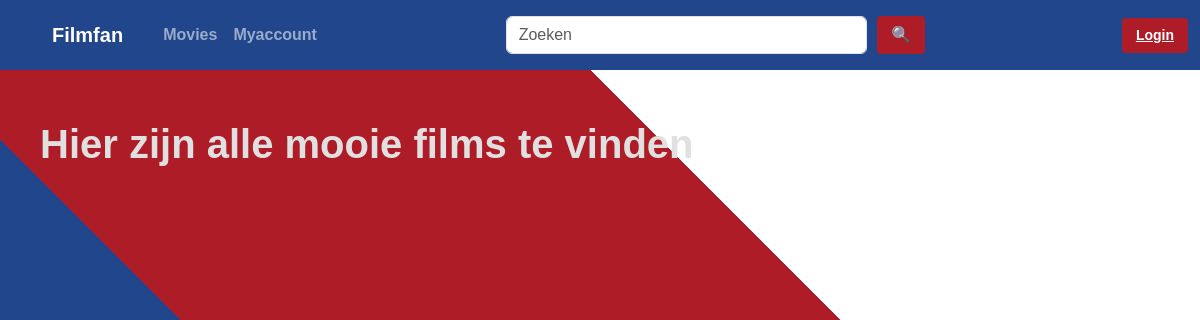
The page /movies on the database as committed earlier.
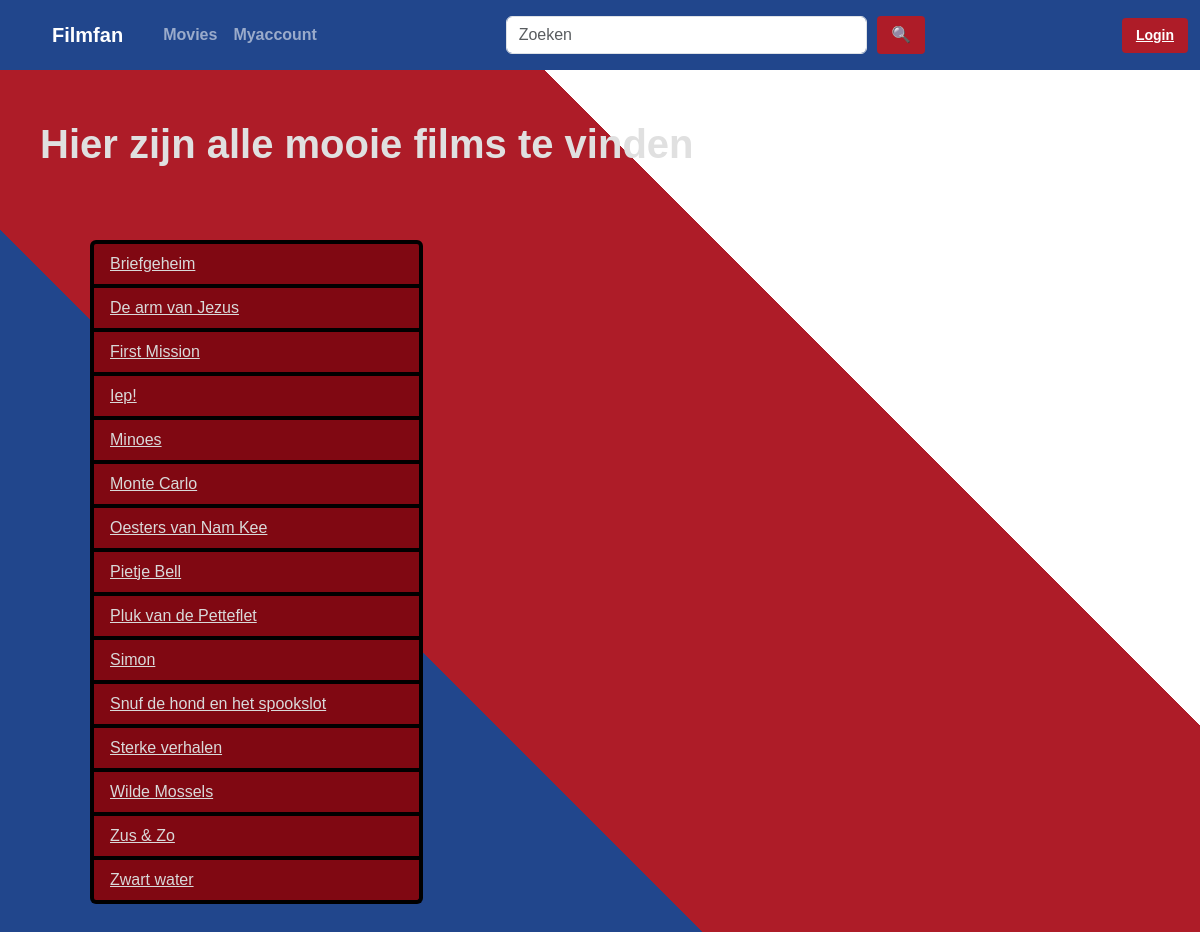
The same page on the database as committed later.
### app/models.py (models this page shows, shortened)
class Film(db.Model):
    id: Mapped[int] = mapped_column(primary_key=True)
    title: Mapped[str] = mapped_column(Text)
    regisseur_id: Mapped[int] = mapped_column(ForeignKey("regisseur.id"))
    release_datum: Mapped[date] = mapped_column(Date, nullable=False)
    trailer_url: Mapped[str] = mapped_column(Text, nullable=False)
    regisseur = relationship("Regisseur", back_populates="films")
    rollen = relationship("Rol", back_populates="film")
    favorite_links = relationship("Favorite", back_populates="film")
    ratings = relationship("Rating", back_populates="film")

### app/main/routes.py (the view)
@bp.route("/movies")
def movies():
    query = db.select(Film).order_by(Film.title.asc())
    filmslist = db.session.execute(query).scalars().all()
    return render_template("movies.html", filmslist=filmslist)

### app/main/templates/movies.html (shortened to what this page needs)
{% extends "template.html" %}
{% block stylesheet %}
<link rel = "stylesheet" href = "{{url_for('static',filename='css/template.css')}}">
<link rel="stylesheet" href="{{ url_for('static', filename='css/movies.css') }}">
{% endblock %}
{% block content %}
<h1> <strong>Hier zijn alle mooie films te vinden </strong></h1>
<br>
<div class ="content-margin">
<ul class ="list-group">
    {% for film in filmslist %}
        <li class = "list-group-item">
            <a href="/film/{{ film.id }}">{{ film.title }}</a>
        </li>
    {% endfor %}
</ul>
</div>
{% endblock %}

### app/templates/template.html (shortened to what this page needs)
<!DOCTYPE html>
<html lang="nl">
<head>
    <link href="https://cdn.jsdelivr.net/npm/bootstrap@5.3.8/dist/css/bootstrap.min.css" rel="stylesheet"
>
    {% block stylesheet %}{% endblock %}
</head>
<body>
    <nav class="navbar navbar-expand-lg navbar-dark navbar-color">
        <div class="container-fluid">
            <a class="navbar-brand fw-bold navbar-padding-left white-home" href="/">Filmfan</a>
            <div class="collapse navbar-collapse" id="mainMenu">
                <div class="navbar-nav ms-3">
                    <a class="nav-link fw-bold" href="/movies">Movies</a>
                    <a class="nav-link fw-bold" href="/myaccount">Myaccount</a>
                </div>
                <form class="d-flex search-form mx-lg-auto my-2" role="search" method="GET" action="/search">
                    <input id="searchinput" name="query" class="form-control search-size" type="search"
                        placeholder="Zoeken">
                    <button class="btn custom-button" type="submit">🔍</button>
                </form>
                <div class="d-flex align-items-center ms-lg-3 mt-2 mt-lg-0">
                    {% if session.get("user_id") %}
                    <a href="/logout" class="login-button">Uitloggen</a>
                    {% else %}
                    <a href="/login" class="login-button">Login</a>
                    {% endif %}
                </div>
            </div>
        </div>
    </nav>
    <div class="content">
        {% block content %}
        {% endblock %}
    </div>
</body>
</html>

### app/static/css/template.css (style rules this page uses)
body { background: linear-gradient(45deg, #21468C 33%, #AE1C28 33%, #AE1C28 66%, #FFFFFF 66%); color: #E0E0E0; font-family: Arial, sans-serif; background-size: cover; background-position: center center; background-attachment: fixed; min-height: 100vh; }
.navbar-color { background-color: #21468C; }
.navbar-padding-left { padding-left: 40px; }
.custom-button { background-color: #AE1C28; color: white; border: none; padding: 6px 14px; margin-left: 10px; border-radius: 4px; font-weight: 600; }
.login-button { background-color: #AE1C28; color: white; border: none; padding: 6px 14px; border-radius: 4px; font-weight: bold; height: 35px !important; font-family: Arial, Helvetica, sans-serif; font-size: 14px; line-height: 1; display: inline-flex; align-items: center; justify-content: center; }
.search-size { max-width: 500px; width: 100%; }
.content { padding-left: 40px; padding-top: 50px; }
.content-margin { margin-left: 50px ; margin-top: 40px; }
a { color:#d9d9d9; }
.list-group-item { background-color: #800812; color: #d9d9d9; border-color: #000000; border-width: 4px; }
.search-form { width: 40%; }

### app/static/css/movies.css (style rules this page uses)
.list-group-item { min-width: 300px; max-width: 30% }
.list-group { padding-bottom:30px; }

Rows that differ between the two databases and show on the page:
added Film: title "Briefgeheim"
added Film: title "De arm van Jezus"
added Film: title "First Mission"
added Film: title "Iep!"
added Film: title "Minoes"
added Film: title "Monte Carlo"
added Film: title "Oesters van Nam Kee"
added Film: title "Pietje Bell"
added Film: title "Pluk van de Petteflet"
added Film: title "Simon"
added Film: title "Snuf de hond en het spookslot"
added Film: title "Sterke verhalen"
added Film: title "Wilde Mossels"
added Film: title "Zus & Zo"
added Film: title "Zwart water"
